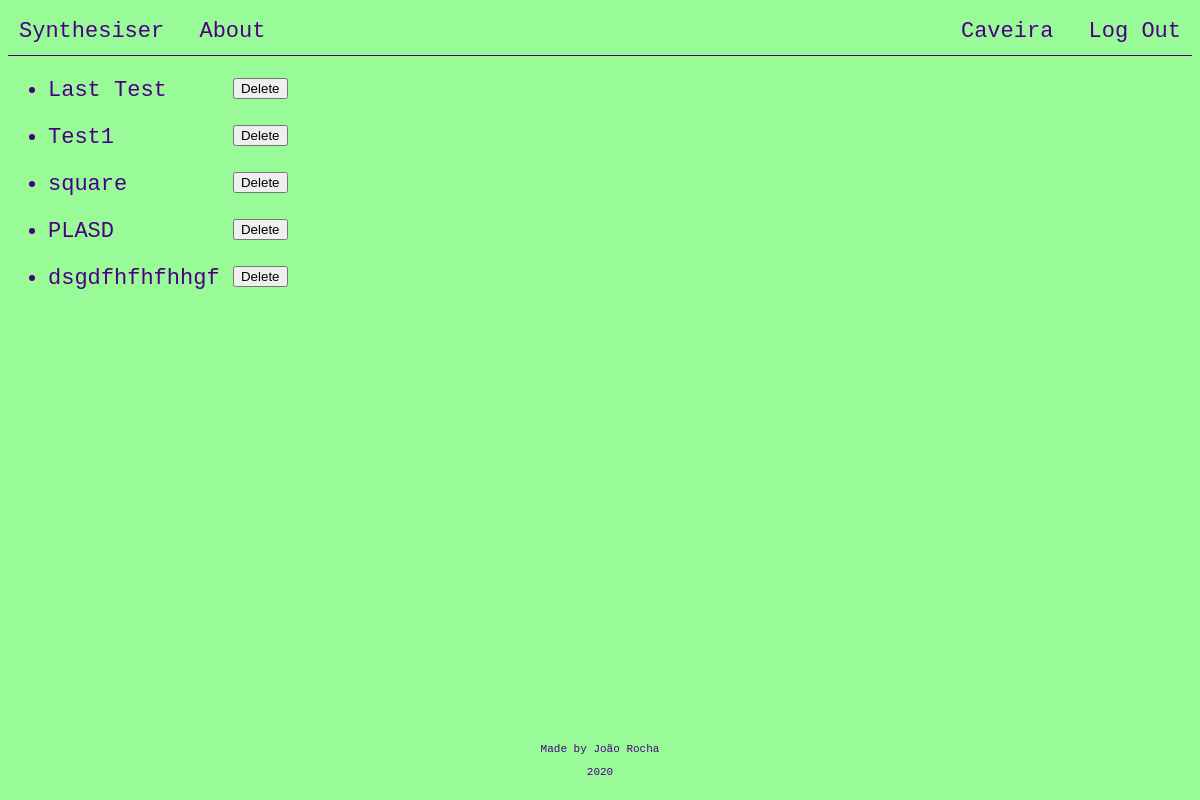
The app's page /user (signed in), older data.
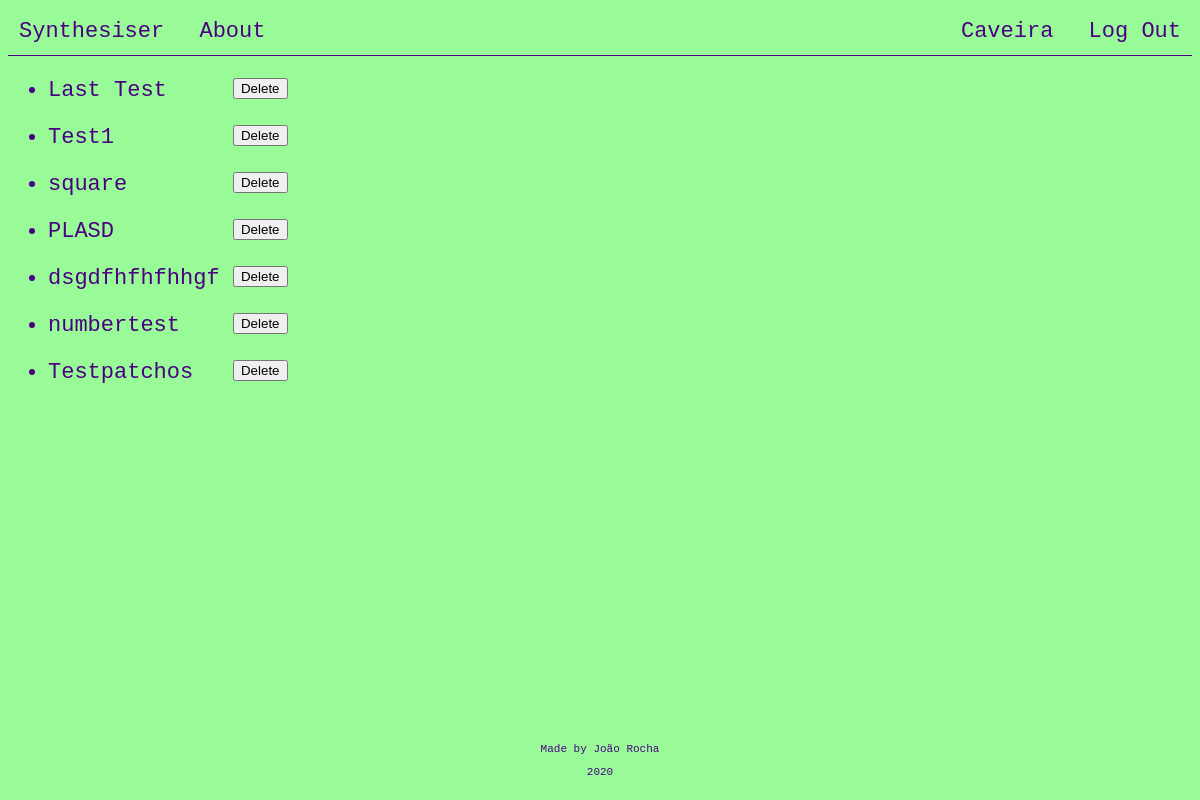
The same page, newer data.
### tables this page shows
CREATE TABLE "users" (
	"id"	INTEGER NOT NULL UNIQUE,
	"username"	TEXT NOT NULL UNIQUE,
	"hash"	TEXT NOT NULL,
	PRIMARY KEY("id" AUTOINCREMENT)
);

CREATE TABLE "patches" (
	"user_id"	INTEGER NOT NULL,
	"name"	TEXT NOT NULL,
	"waveform"	TEXT NOT NULL,
	"type"	TEXT NOT NULL,
	"modulation"	TEXT,
	"filter"	TEXT NOT NULL,
	"rolloff"	INTEGER NOT NULL,
	"cutoff"	REAL NOT NULL,
	"ampa"	REAL NOT NULL,
	"ampd"	REAL NOT NULL,
	"amps"	REAL NOT NULL,
	"ampr"	REAL NOT NULL,
	"fila"	REAL NOT NULL,
	"fild"	REAL NOT NULL,
	"fils"	REAL NOT NULL,
	"filr"	REAL NOT NULL,
	"choruscheck"	TEXT,
	"cdepth"	REAL,
	"cfreq"	REAL,
	"cdelay"	REAL,
	"camount"	REAL,
	"reverbcheck"	TEXT,
	"rdecay"	REAL,
	"ramount"	REAL,
	"vibratocheck"	TEXT,
	"vdepth"	REAL,
	"vfreq"	REAL,
	"vamount"	REAL,
	"transposer"	INTEGER NOT NULL,
	"volume"	REAL NOT NULL,
	FOREIGN KEY("user_id") REFERENCES "users"("id")
);

### app.py (the view)
@app.route("/user", methods=["GET", "POST"])
def user():
    if request.method == "POST":
        try:
            if session["user_id"]:
                patchname = request.form.get("patch")
                db = sqlite3.connect("wavewall.db")
                db.row_factory = sqlite3.Row
                ex = db.cursor()
                ex.execute("DELETE FROM patches WHERE user_id = ? AND name=?", (session["user_id"], patchname))
                db.commit()
                db.close()
                return redirect(request.url)
        except:
            return render_template("user.html")
    else:
        try:
            if session["user_id"]:
                db = sqlite3.connect("wavewall.db")
                db.row_factory = sqlite3.Row
                ex = db.cursor()
                row = ex.execute("SELECT username FROM users WHERE id = ?", (session["user_id"],))
                r = row.fetchone()
                r.keys()
                username = r["username"]
                patchesload = ex.execute("SELECT name FROM patches WHERE user_id = ?", (session["user_id"],))
                p = patchesload.fetchall()
                patches = []
                for item in p:
                    for patch in item:
                        patches.append(patch)
                db.close()
                return render_template("user.html", **locals())
        except:
            return render_template("user.html")

### app.py (called while the page is built)
@app.after_request
def after_request(response):
    response.headers["Cache-Control"] = "no-cache, no-store, must-revalidate"
    response.headers["Expires"] = 0
    response.headers["Pragma"] = "no-cache"
    return response

### templates/user.html (shortened to what this page needs)
{% extends "layout.html" %}
{% block main %}
    <div class="row">
        <div class="col-l-12">
        <form action="/user" method="POST">
            <ul class="userlist">
                {% for patch in patches %}
                    <li class="listitem">{{patch}}<button type="submit" name="patch" class="listbutton" value="{{patch}}">Delete</button></li>
                {% endfor %}
            </ul>
        </form>
        </div>
    </div>
{% endblock %}

### templates/layout.html (shortened to what this page needs)
<!DOCTYPE html>
<html lang="en">
  <head>
      <link rel="stylesheet" href="{{ url_for('static', filename='css/style.css') }}">
  </head>
  <body id="mainpagebody" onload="patchload()">
    <div class="gridwrapper">
    {% if session.user_id %}
      <div class="row nav">
        <div class="col-6 menu">
          <a href="/synth" class="nav-el">Synthesiser</a>
          <a href="/about" class="nav-el">About</a>
        </div>
        <div class="col-4 reg">
          <a href="/user" class="nav-el">{{username}}</a>
          <a href="/logout" class="nav-el">Log Out</a>
        </div>
      </div>
    {% endif %}
    {% block main %}{% endblock %}
      <footer id="footer" class="col-12"><p>Made by João Rocha</p><p>2020</p></footer>
    </div>
  </body>
</html>

### static/css/style.css (style rules this page uses)
* { box-sizing: border-box; }
.gridwrapper { overflow: auto; position: relative; }
[class*="col-"] { width: 100%; float: left; }
@media only screen and (min-width: 768px) { .col-4 { width: 33.33%; } }
@media only screen and (min-width: 768px) { .col-6 { width: 50%; } }
@media only screen and (min-width: 768px) { .col-12 { width: 100%; } }
@media only screen and (min-width: 600px) { div.gridwrapper { font-size: 10px; } }
@media only screen and (min-width: 768px) { div.gridwrapper { font-size: 13px; } }
@media only screen and (min-width: 992px) { div.gridwrapper { font-size: 18px; } }
@media only screen and (min-width: 992px) { .col-l-12 { width: 100%; } }
@media only screen and (min-width: 1200px) { div.gridwrapper { font-size: 22px; } }
.row::after { content: ""; clear: both; display: table; }
#mainpagebody { font-family: 'Courier New', Courier, monospace; background-color:palegreen; color:indigo; }
#footer { font-size: 0.5em; position: fixed; left: 0; bottom: 0; text-align: center; padding-bottom: 1em; }
.nav { border-bottom-style: solid; border-bottom-width: thin; border-bottom-color:indigo; }
.reg { float: right; text-align: right; }
.nav-el { display: inline-block; text-decoration: none; color: indigo; padding: 0.5em; }
.userlist { display: inline-block; }
.listitem { margin-bottom: 1em; }
.listbutton { float: right; margin-left: 1em; margin-bottom: 1em; }

Row changes from the older to the newer data that the page shows:
added patches: name "numbertest"
added patches: name "Testpatchos"
